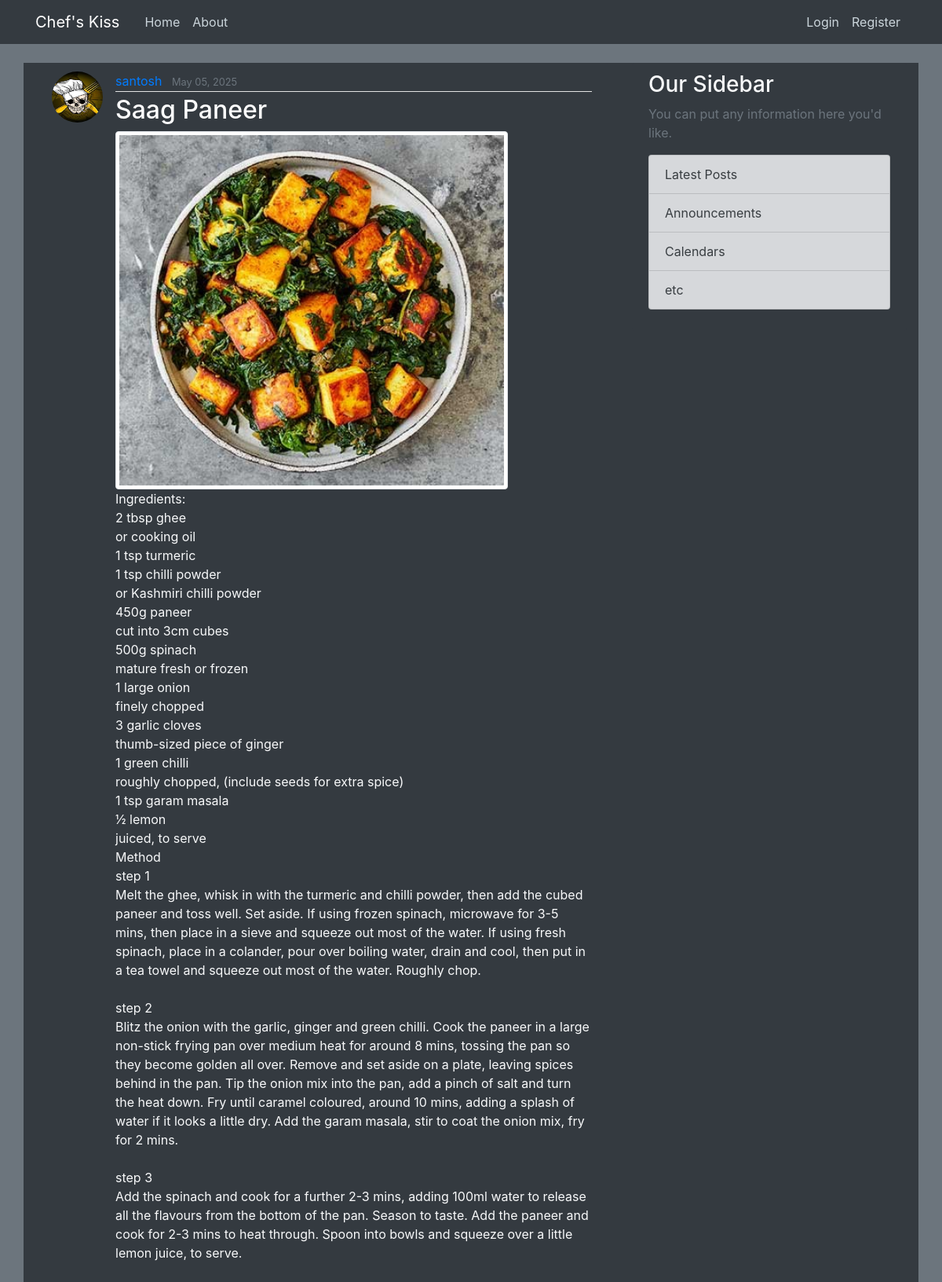
/post/5/, run on the app's committed database.
### blog/models.py (models this page shows, shortened)
class Post(models.Model):
    title = models.CharField(max_length=100)
    image = models.ImageField(default='default.jpeg', upload_to='content_image')
    content = models.TextField()
    date_posted = models.DateTimeField(default = timezone.now)
    author = models.ForeignKey(User, on_delete=models.CASCADE)

### users/models.py (models this page shows, shortened)
class Profile(models.Model):
    user = models.OneToOneField(User, on_delete=models.CASCADE)
    image = models.ImageField(default='default.jpeg', upload_to='profile_pics')

### blog/views.py (the view)
# urls.py: path('post/<int:pk>/', PostDetailView.as_view(), name = "post-detail"),
class PostDetailView(DetailView):
    model = Post

### blog/templates/blog/post_detail.html (shortened to what this page needs)
{% extends "blog/base.html" %}
{% block content %}
    <article class="media content-section bg-dark border-dark text-light">
      <img class = "rounded-circle article-img " src="{{ object.author.profile.image.url }}">
        <div class="media-body">
          <div class="article-metadata">
            <a class="mr-2" href="#">{{ object.author }}</a>
            <small class="text-muted">{{ object.date_posted | date:"F d, Y" }}</small>
          </div>
          <h2 class="article-title" >{{ object.title }}</h2>
          <img  src="{{  post.image.url }}" class="img-fluid img-thumbnail rounded " alt="Responsive image" width="500" height="500">
          <p class="article-content">{{ object.content }}</p>
        </div>
      </article>
{% endblock content %}

### blog/static/blog/main.css (style rules this page uses)
body { background: #fafafa; color: #333333; margin-top: 5rem; }
h1, h2, h3, h4, h5, h6 { color: #444444; }
.content-section { background: #ffffff; padding: 10px 20px; border: 1px solid #dddddd; border-radius: 3px; margin-bottom: 20px; }
.article-title { color: #444444; }
.article-content { white-space: pre-line; }
.article-img { height: 65px; width: 65px; margin-right: 16px; }
.article-metadata { padding-bottom: 1px; margin-bottom: 4px; border-bottom: 1px solid #e3e3e3 }
h2 { color: white !important; }

### data on the page
Post: author.profile.image (picture), author "santosh", date_posted "May 05, 2025", title "Saag Paneer", image (picture), content "Ingredients: 2 tbsp ghee or cooking oil 1 tsp turmeric 1 tsp chilli powder or Kashmiri chilli powder 450g paneer cut into 3cm cubes 500g spinach mature fresh or frozen 1 large onion finely chopped 3 garlic cloves thumb-sized piece of ginger 1 green chilli roughly chopped, (include seeds for extra spice) 1 tsp garam masala ½ lemon juiced, to serve Method step 1 Melt the ghee, whisk in with the turmeric and chilli powder, then add the cubed paneer and toss well. Set aside. If using frozen spinach, microwave for 3-5 mins, then place in a sieve and squeeze out most of the water. If using fresh spinach, place in a colander, pour over boiling water, drain and cool, then put in a tea towel and…"
